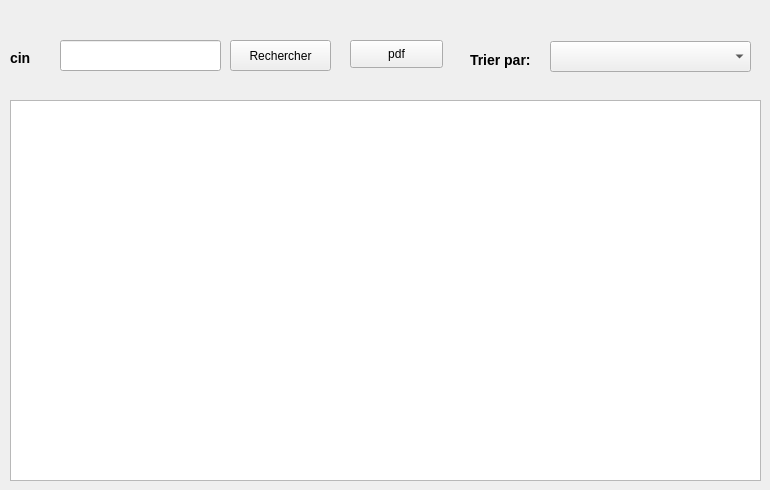
      <widget class="QWidget" name="afficher">
       <attribute name="title">
        <string>Afficher</string>
       </attribute>
       <widget class="QTableView" name="tableView">
        <property name="geometry">
         <rect>
          <x>10</x>
          <y>100</y>
          <width>751</width>
          <height>381</height>
         </rect>
        </property>
       </widget>
       <widget class="QLabel" name="label_5">
        <property name="geometry">
         <rect>
          <x>10</x>
          <y>50</y>
          <width>56</width>
          <height>16</height>
         </rect>
        </property>
        <property name="styleSheet">
         <string notr="true">font-size: 14px;
font: bold;</string>
        </property>
        <property name="text">
         <string>cin</string>
        </property>
       </widget>
       <widget class="QLineEdit" name="cin_aff">
        <property name="geometry">
         <rect>
          <x>60</x>
          <y>40</y>
          <width>161</width>
          <height>31</height>
         </rect>
        </property>
       </widget>
       <widget class="QPushButton" name="rechercher">
        <property name="geometry">
         <rect>
          <x>230</x>
          <y>40</y>
          <width>101</width>
          <height>31</height>
         </rect>
        </property>
        <property name="text">
         <string>Rechercher</string>
        </property>
       </widget>
       <widget class="QComboBox" name="tri">
        <property name="geometry">
         <rect>
          <x>550</x>
          <y>41</y>
          <width>201</width>
          <height>31</height>
         </rect>
        </property>
        <item>
         <property name="text">
          <string/>
         </property>
        </item>
        <item>
         <property name="text">
          <string>prenom par ordre croissant</string>
         </property>
        </item>
        <item>
         <property name="text">
          <string>prenom par ordre decroissant</string>
         </property>
        </item>
        <item>
         <property name="text">
          <string>nom par ordre croissant</string>
         </property>
        </item>
        <item>
         <property name="text">
          <string>nom par ordre decroissant</string>
         </property>
        </item>
        <item>
         <property name="text">
          <string>cin par ordre croissant</string>
         </property>
        </item>
        <item>
         <property name="text">
          <string>cin par ordre decroissant</string>
         </property>
        </item>
       </widget>
       <widget class="QLabel" name="label_7">
        <property name="geometry">
         <rect>
          <x>470</x>
          <y>50</y>
          <width>71</width>
          <height>20</height>
         </rect>
        </property>
        <property name="styleSheet">
         <string notr="true">font-size: 14px;
font: bold;</string>
        </property>
        <property name="text">
         <string>Trier par:</string>
        </property>
       </widget>
       <widget class="QPushButton" name="pdf">
        <property name="geometry">
         <rect>
          <x>350</x>
          <y>40</y>
          <width>93</width>
          <height>28</height>
         </rect>
        </property>
        <property name="text">
         <string>pdf</string>
        </property>
       </widget>
      </widget>
